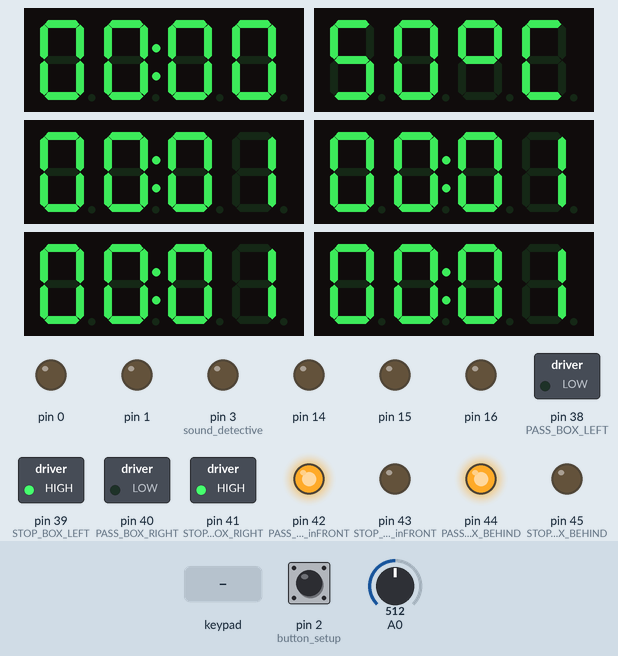
A sketch run on a simulated Arduino Mega 2560, built with avr-gcc and run on an emulated ATmega2560. Shown: 6 × 4-digit seven-segment display, switched loads named in the sketch (green lamp = pin HIGH), output pins drawn as LEDs (lit = HIGH). Inputs (shaded band) come from the test bench; at power-on: A0 = 512, pin 2 (button_setup) HIGH.

Above: at 1.2 s.
1.3 s: A0 set to 716
At 2.2 s:
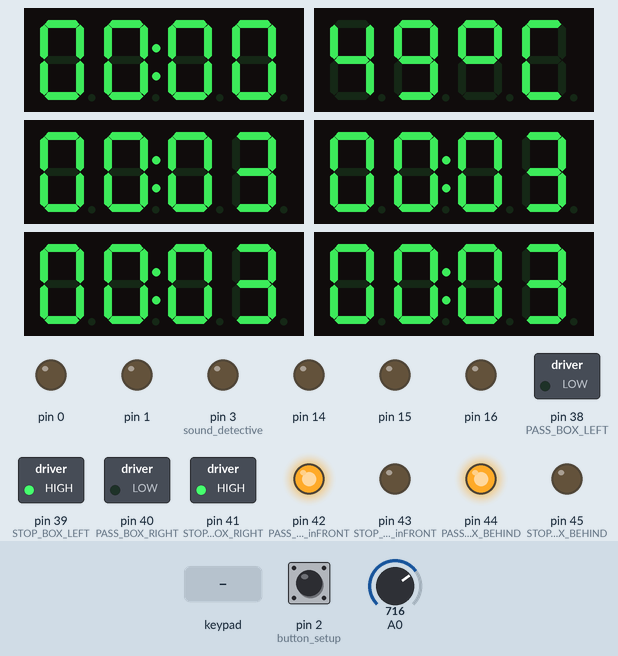
2.8 s: A0 set to 900
At 3.8 s:
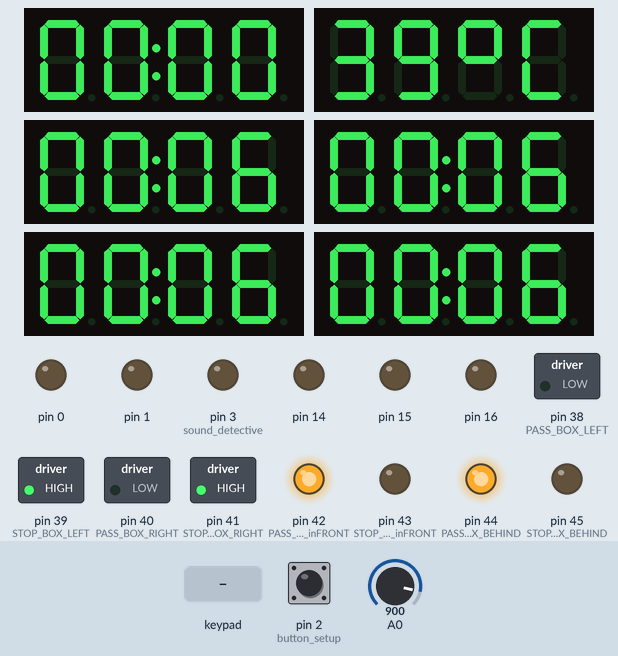
4.3 s: pin 2 (button_setup) pulled LOW for 0.15 s
7.4 s: keypad keys 4 6 4 7 4 8 4 9 pressed 0.4 s apart
At 12.0 s:
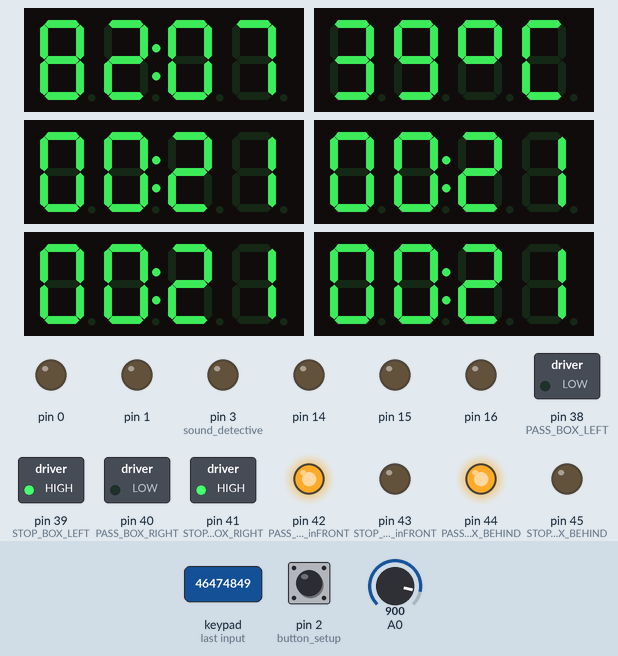
12.1 s: pin 2 (button_setup) pulled LOW for 1 s
At 12.6 s:
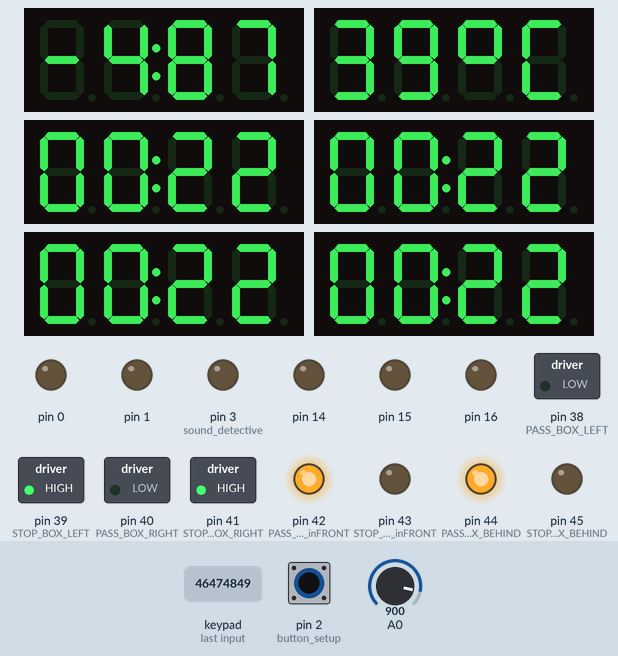
15.3 s: A0 set to 1023
At 33.9 s:
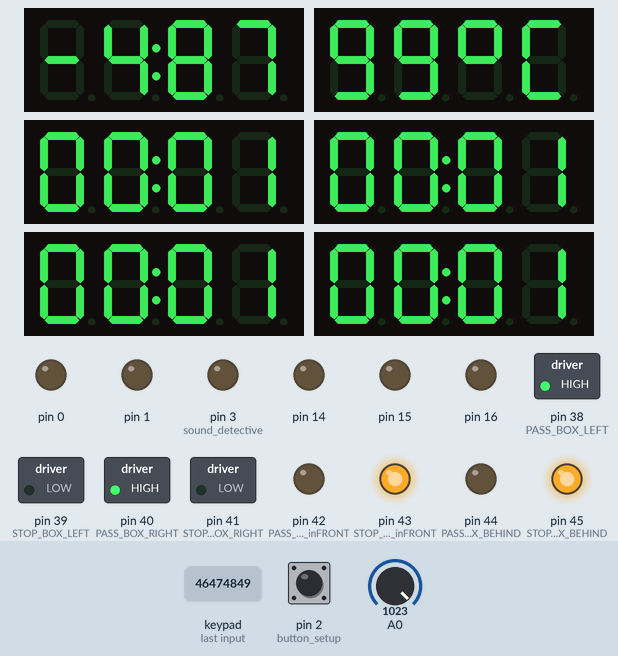
Timing chart, 0 to 34.9 s (numbered marks = the images above; inputs shaded):
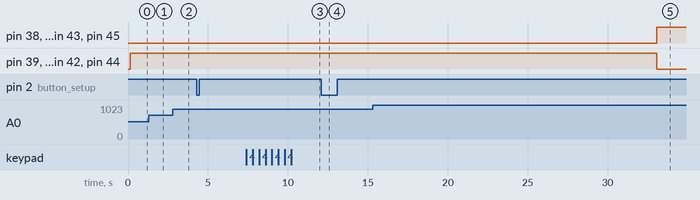

The sketch:

bot_interface_release_sketch_mar31a.ino
```cpp
#include <Timer.h> //our time base
#include <Arduino.h> //to manupulate pins
#include <TM1637Display.h> //the display library
#include <LM35.h> //the allione lib for get temperature value
#include <EEPROM.h> //to save tempory data
#include <Keypad.h> //well used to manage the matrix keypad
#include <Servo.h> //Used to command servos


#define CLK1 60 //Display time left side
#define DIO1 61
#define CLK2 4 //Display time right side
#define DIO2 5
#define CLK3 6 //Display time in front
#define DIO3 7
#define CLK4 8 //Display time  behind
#define DIO4 9
#define CLK5 10 //Display time clock
#define DIO5 11
#define CLK6 12 //Display temperature
#define DIO6 13

//Pin for changing Delay time, coming from traffic detectors like raspberry pie and tensorflow

#define Road_state_normal 14  //delay time is 1min
#define Road_state_traffic 15 //delay time is 3min
#define Road_state_free 16 //all cars are allowed

//Servo motors for robot motorization

#define servo_hand_left 17
#define servo_hand_right 18
#define servo_head 19
#define servo_contour 20
#define servo_body 21


#define light_switch 22 //This pin will use a relay to switch on lamps when the time is between 6pm and 6am
#define temperature_sensor 0  //A0 pin ,This provide temperature value in analog voltage
#define alarmm_out 24 //This pin will be high once it is 12:00
#define sound_detective 3 //Interruption on 1 when This pin is high the system pause and stop all ways it means there is a urgence like ambulance

//TRaffic light in Green-Yellow-Red format Per Road (4road A,B,C,D)

#define TR_A_G 26
#define TR_A_Y 27
#define TR_A_R 28
#define TR_B_G 29
#define TR_B_Y 30
#define TR_B_R 31
#define TR_C_G 32
#define TR_C_Y 33
#define TR_C_R 34
#define TR_D_G 35
#define TR_D_Y 36
#define TR_D_R 37


//led output or any thing else that can light up and placed in a box either show a red blocking light or a green one showing a pass sign
#define PASS_BOX_LEFT 38
#define STOP_BOX_LEFT 39
#define PASS_BOX_RIGHT 40
#define STOP_BOX_RIGHT 41
#define PASS_BOX_inFRONT 42
#define STOP_BOX_inFRONT 43
#define PASS_BOX_BEHIND 44
#define STOP_BOX_BEHIND 45

#define button_setup 2 //which is 0eme interrupt source button for starting time setup


const uint8_t STOP[] = { //Dispaly STOP on LED Display
  SEG_A | SEG_C | SEG_D | SEG_F | SEG_G,  // S
  SEG_D | SEG_E | SEG_F | SEG_G, //T
  SEG_A | SEG_B | SEG_C | SEG_D | SEG_E | SEG_F,   // O
  SEG_A | SEG_B | SEG_E | SEG_F | SEG_G,   // P
};

const uint8_t PASS[] = { //Display Pass on LED Display
  SEG_A | SEG_B | SEG_E | SEG_F | SEG_G,   // P
  SEG_A | SEG_B | SEG_C | SEG_E | SEG_F | SEG_G,   // A
  SEG_A | SEG_C | SEG_D | SEG_F | SEG_G,  // S
  SEG_A | SEG_C | SEG_D | SEG_F | SEG_G,  // S
};

const uint8_t deg[] = { //Display Degree  Celicius symbol on one digit-led
  SEG_A | SEG_B | SEG_F | SEG_G ,//deg

  SEG_A | SEG_D | SEG_E | SEG_F //c

};


uint8_t data[] = { 0xff, 0xff, 0xff, 0xff }; //variable to store data for timer display
uint8_t data_time[] = { 0xff, 0xff, 0xff, 0xff }; //variable to store data for time display

unsigned int temperature; //store the converted temperature

int toggle = LOW; //this variable will change when a 500ms elapse


//create instance that handle displayers
TM1637Display display_left(CLK1, DIO1);
TM1637Display display_right(CLK2, DIO2);
TM1637Display display_behind(CLK3, DIO3);
TM1637Display display_inFront(CLK4, DIO4);
TM1637Display display_clock(CLK5, DIO5);
TM1637Display display_temperature(CLK6, DIO6);

const byte _ROWS = 4; //four rows
const byte _COLS = 3; //three columns
char keys[_ROWS][_COLS] = {
  {'1', '2', '3'},
  {'4', '5', '6'},
  {'7', '8', '9'},
  {'S', '0', 'B'} //S for save and B for delete previous character
};
byte rowPins[_ROWS] = {46, 47, 48, 49}; //connect to the row pinouts of the keypad
byte colPins[_COLS] = {50, 51, 52}; //connect to the column pinouts of the keypad

Keypad keypad = Keypad( makeKeymap(keys), rowPins, colPins, _ROWS, _COLS );

int timeConv = 0; //This variable the time in 1245 format for 12:45
int timerConv = 0; //This variable store the the countdown value in 1356 format 55:54 minutes & seconds

bool inv_display = false;

String raw_time = "";
volatile int dot_timers = 0b00000000, dot_clock = 0b00000000;
volatile int sec_clk, min_clk = 0, hr_clk = 0; //values displayed on the clock
volatile int sec_t = 0, min_t = 0, hr_t = 0; //the value displayed on the timers
volatile bool setting = false, timer_stop = false;
volatile int clock_event, timers_event;

volatile int x = 0, y = 0; //for help to count half second

Timer t;//the instance for the timer

LM35 sensor(temperature_sensor);


void setup() {

  for (int i = 0; i < 62; i++)
    pinMode(i, OUTPUT); //Declare 62pins as output
  pinMode(2, INPUT_PULLUP);
  clock_event = t.every(500, increment_second_for_clock) ;
  timers_event = t.every(500, increment_second_for_timers) ;
//*****************************
//You must attach servo code here myServo.attach(pin);
//  *****************************
  attachInterrupt(digitalPinToInterrupt(button_setup), time_setup, FALLING); //Pressing a button make the pin goes low
  attachInterrupt(digitalPinToInterrupt(sound_detective), emergency, CHANGE); //once the sound is still hearible we have a high value

  display_left.setBrightness(0x0f);

  display_right.setBrightness(0x0f);

  display_behind.setBrightness(0x0f);

  display_inFront.setBrightness(0x0f);

  display_clock.setBrightness(0x0f);

  display_temperature.setBrightness(0x0f);

}
void loop() {
  temperature = sensor.getTemp();
  t.update();
  if (setting) { //setting mode by the keypad
    char key = keypad.getKey();
    if (key) {
      int x;
      x++; //count how many digit are now writen
      if (x < 5) { //prevent the user to only enter 4digit if more do nothing
        switch (key) {
          case 'S':;;
            break;
          case 'B':
            raw_time = String(timeConv);
            raw_time.remove(raw_time.length()-1, 1);
            timeConv = raw_time.toInt();
            x--;
            break;
          default:
            raw_time = String(timeConv);
            raw_time += key;
            timeConv = raw_time.toInt();
            break;
        }


      }
    }

  }
  else {
    timeConv = hr_clk * 100 + min_clk; //store the time in 1256 format, the raw format of 12:56

  }


  display_clock.showNumberDecEx(timeConv,0b01000000, true, 4, 0);

  display_temperature.showNumberDec(temperature, true , 2, 0);

  display_temperature.setSegments(deg, 2, 2);

  timerConv = min_t * 100 + sec_t;
  display_behind.showNumberDecEx(timerConv, dot_timers, true, 4, 0);
  display_left.showNumberDecEx(timerConv, dot_timers, true, 4, 0);
  display_inFront.showNumberDecEx(timerConv, dot_timers, true, 4, 0);
  display_right.showNumberDecEx(timerConv, dot_timers, true, 4, 0);

/*
 * This timeConv<10 mean we delay only for 10sec and change state...Remember this value will be changed according to state of the road
 * and this checking is perfomed once one step in finish in the motion block flow
* The next task is to study how to implement the traffic reading and write values to the traffic light according to the value of timeConv
* also make change to decremment in timer displayer not increment
* ####################################################################By ELVIS 31/03/2019 02:41
 */


  if (timerConv < 100 & !timer_stop) {

    if (inv_display) { //right and left can pass


      digitalWrite(PASS_BOX_inFRONT, LOW);
      digitalWrite(PASS_BOX_BEHIND, LOW);
      digitalWrite(PASS_BOX_RIGHT, HIGH);
      digitalWrite(PASS_BOX_LEFT, HIGH);

      digitalWrite(STOP_BOX_BEHIND, !digitalRead(PASS_BOX_BEHIND)); //MAke sure pass and stop never occur twice
      digitalWrite(STOP_BOX_inFRONT, !digitalRead(PASS_BOX_inFRONT));
      digitalWrite(STOP_BOX_RIGHT, !digitalRead(PASS_BOX_RIGHT));
      digitalWrite(STOP_BOX_LEFT, !digitalRead(PASS_BOX_LEFT));
    }
    else { //right and left become blocked

      digitalWrite(PASS_BOX_inFRONT, HIGH);
      digitalWrite(PASS_BOX_BEHIND, HIGH);
      digitalWrite(PASS_BOX_RIGHT, LOW);
      digitalWrite(PASS_BOX_LEFT, LOW);

      digitalWrite(STOP_BOX_BEHIND, !digitalRead(PASS_BOX_BEHIND)); //MAke sure pass and stop never occur twice
      digitalWrite(STOP_BOX_inFRONT, !digitalRead(PASS_BOX_inFRONT));
      digitalWrite(STOP_BOX_RIGHT, !digitalRead(PASS_BOX_RIGHT));
      digitalWrite(STOP_BOX_LEFT, !digitalRead(PASS_BOX_LEFT));
    }
  }

  else { //transitional function for motor to turn the robot, this occur when 3min are elapsed

/*Put here all motion steps
 * **************************
 * ************************
 * By ELvis
 */


    inv_display = !inv_display; //
    hr_t = 0;
    min_t = 0;
    sec_t = 0;
  }

}


void increment_second_for_clock() {

  x++;
if(x==1)
  dot_clock = 0b00000000;

 else {

    sec_clk++;
    dot_clock = 0b01000000;
    x = 1;
  }

  if (sec_clk > 59)
  {
    sec_clk = 0;
    min_clk++;
    if (min_clk > 59)
    {
      min_clk = 0;
      hr_clk++;
      if (hr_clk > 23)
        hr_clk = 0;
    }
  }
}

void increment_second_for_timers() {

  y++;
  if(y==1)
  dot_timers = 0b00000000;
  else {
    dot_timers = 0b01000000;
    y = 1;
    sec_t++;
  }

  if (sec_t > 59)
  {
    sec_t = 0;
    min_t++;
    if (min_t > 59)
    {
      min_t = 0;
      hr_t++;
      if (hr_t > 23)
        hr_t = 0;
    }
  }
}

void time_setup() {
  setting = !setting;
  if (setting)
    t.stop(clock_event);
  else{
    if(raw_time.length()<=2){
       min_clk=raw_time.toInt()%60;
       hr_clk=0;
       }

       else if(raw_time.length()==3){
        String tmp1,tmp2;
        tmp1=raw_time.substring(1,3);
        min_clk=(tmp1).toInt()%60;
        tmp2=raw_time.charAt(0);
        hr_clk=(tmp2).toInt()%24;
       }


       else {
        String tmp3,tmp4;
        tmp3=raw_time.substring(2,4);
        min_clk=(tmp3).toInt()%60;
        tmp4=raw_time.substring(0,2);
        hr_clk=(tmp4).toInt()%24;
       }
    clock_event = t.every(500, increment_second_for_clock) ;
  }
}

void emergency() {
  timer_stop = !timer_stop;
  if (timer_stop)
    t.stop(timers_event);
  else
    timers_event = t.every(500, increment_second_for_timers);

  digitalWrite(STOP_BOX_BEHIND, HIGH); //make sure all ways are stopped
  digitalWrite(STOP_BOX_inFRONT, HIGH);
  digitalWrite(STOP_BOX_RIGHT, HIGH);
  digitalWrite(STOP_BOX_LEFT, HIGH);

  digitalWrite(PASS_BOX_BEHIND, !digitalRead(STOP_BOX_BEHIND)); //MAke sure pass and stop never occur twice
  digitalWrite(PASS_BOX_inFRONT, !digitalRead(STOP_BOX_inFRONT));
  digitalWrite(PASS_BOX_RIGHT, !digitalRead(STOP_BOX_RIGHT));
  digitalWrite(PASS_BOX_LEFT, !digitalRead(STOP_BOX_LEFT));
}
```

Measured:
- after the input at 12.1 s, the display: first differs from a run without the input after 0.08 s (image 4)
- what the display in image 0 shows lasts 0.5 s, from 0.7 s to 1.2 s
